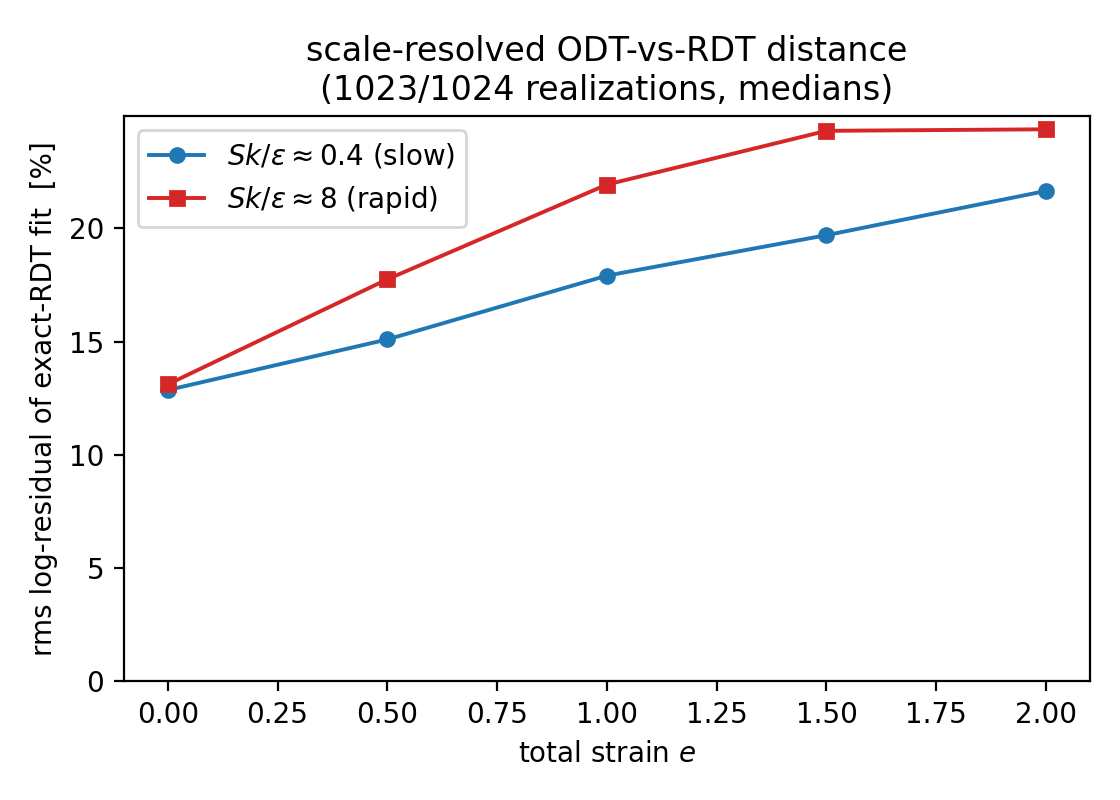

This chart was generated by the following Python code:
#!/usr/bin/env python3
"""The money plot for the rapid-strain follow-up: rms log-residual of the
exact-RDT-distorted vK fit (the scale-resolved ODT-vs-RDT distance) against
total strain, slow vs rapid.  Costs from the fixed-binary fit tables
(rdt_family_fit_table_S1/S20.txt); rms = sqrt(2*cost/N), N = 2*40 residuals.
"""
import os
import re

import numpy as np

HERE = os.path.dirname(os.path.abspath(__file__))
N_RES = 80.0


def read_costs(tag):
    es, costs = [], []
    for line in open(os.path.join(HERE, f"rdt_family_fit_table_{tag}.txt")):
        m = re.match(r"\s*([\d.]+)\s+[\d.]+\s+[\d.eE+-]+\s+([\d.]+)\s*$", line)
        if m:
            es.append(float(m.group(1)))
            costs.append(float(m.group(2)))
    return np.array(es), np.array(costs)


import matplotlib
matplotlib.use("Agg")
import matplotlib.pyplot as plt

fig, ax = plt.subplots(figsize=(5.6, 4.0))
for tag, lab, col, mk in (("S1", r"$Sk/\varepsilon \approx 0.4$ (slow)", "C0", "o"),
                          ("S20", r"$Sk/\varepsilon \approx 8$ (rapid)", "C3", "s")):
    es, costs = read_costs(tag)
    rms = 100.0 * np.sqrt(2.0 * costs / N_RES)
    ax.plot(es, rms, mk + "-", color=col, ms=5, lw=1.4, label=lab)
    print(tag, [f"{r:.1f}" for r in rms])
ax.set_xlabel("total strain $e$")
ax.set_ylabel("rms log-residual of exact-RDT fit  [%]")
ax.set_title("scale-resolved ODT-vs-RDT distance\n(1023/1024 realizations, medians)")
ax.legend()
ax.set_ylim(bottom=0)
fig.tight_layout()
for ext in ("png", "pdf"):
    fig.savefig(os.path.join(HERE, f"fig_rdt_distance.{ext}"), dpi=200)
print("saved fig_rdt_distance.png/.pdf")
